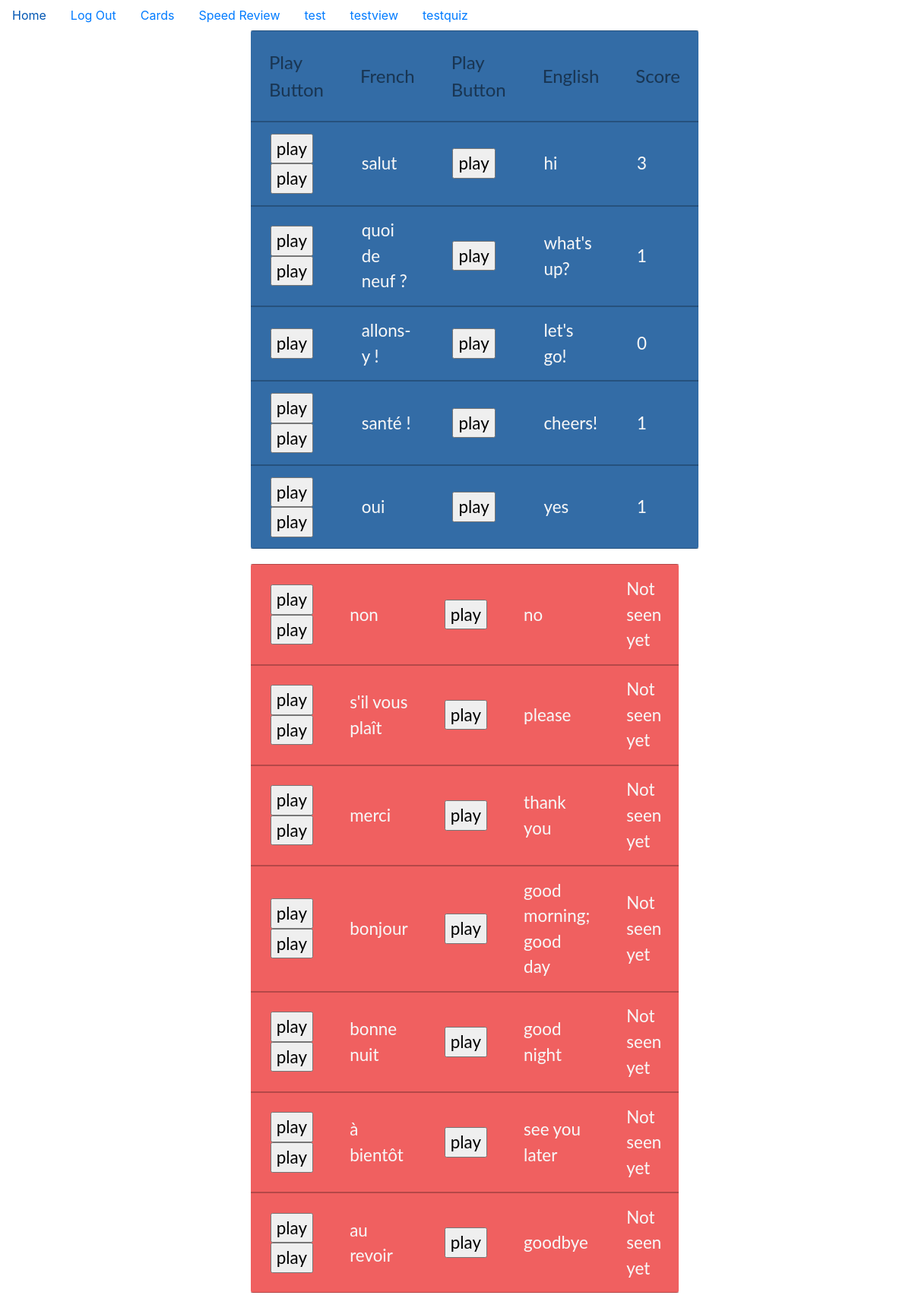
Page /card/view_all?userid=1 (signed in) on the committed database.
### prota/models.py (models this page shows, shortened)
class Card(db.Model):
    __tablename__ = 'cards'
    id = db.Column(db.Integer,primary_key=True)
    fr = db.Column(db.Text)
    eng = db.Column(db.Text)
    fr_snd = db.Column(db.Text)
    eng_snd = db.Column(db.Text)

class Score(db.Model):
    __tablename__ = 'score'
    id = db.Column(db.Integer, primary_key=True)
    userid = db.Column(db.Integer,db.ForeignKey('users.id'))
    cardid = db.Column(db.Integer, db.ForeignKey('cards.id'))
    score = db.Column(db.Integer,default=0)

### prota/card/views.py (the view)
@card_blueprint.route('view_all',methods=['GET','POST'])
def view_all():
    userid = request.args.get('userid', None)
    cardscore = db.session.query(Card, Score).join(Card).filter(userid == Score.userid)
    cards = Card.query.all()
    for item in cardscore:
        if item[0] in cards:
            cards.pop(cards.index(item[0]))
    return render_template('view_all.html',cards=cards,cardscore=cardscore)

### prota/models.py (called while the page is built)
@login_manager.user_loader
def load_user(user_id):
    return User.query.get(user_id)

### prota/card/templates/card/view_all.html (shortened to what this page needs)
{% extends "base.html" %}
{% block content %}
<head>
    <link rel="stylesheet" href="{{ url_for('static', filename='css/cards/view_all.css') }}">
</head>
    {% if current_user.is_authenticated %}
        <div class="container">
        <div class="row">
        <div class="col"></div>
        <div class="col-md-6">
        <table class="flat-table flat-table-1">
          <tr>
            <th>Play Button</th>
            <th>French</th>
            <th>Play Button</th>
            <th>English</th>
            <th>Score</th>
          </tr>
          {% for card in cardscore %}
              <tr>
            <td>
            {% for line in card[0].fr_snd.split(',')  %}
            <input type="button" class="button" value="play" onclick="play('../{{line}}')">
            {% endfor %}
            </td>
            <td>{{card[0].fr}}</td>
            <td><input type="button" class="button" value="play" onclick="play('../{{card[0].eng_snd}}')"></td>
            <td>{{card[0].eng}}</td>
            <td>{{card[1].score}}</td>
              </tr>
          {% endfor %}
        </table>
        <table class="flat-table flat-table-2">
          {% for card in cards %}
          <tr>
            <td>
            {% for line in card.fr_snd.split(',')  %}
            <input type="button" class="button" value="play" onclick="play('../{{line}}')">
            {% endfor %}
            </td>
            <td>{{card.fr}}</td>
            <td><input type="button" class="button" value="play" onclick="play('../{{card.eng_snd}}')"></td>
            <td>{{card.eng}}</td>
            <td>Not seen yet</td>
          </tr>
          {% endfor %}
        </table>
        </div>
        <div class="col">
        </div>
        </div>
        </div>
    {% endif %}
{% endblock %}

### prota/static/css/cards/view_all.css (style rules this page uses)
.flat-table { margin-bottom: 20px; border-collapse:collapse; font-family: 'Lato', Calibri, Arial, sans-serif; border: none; border-radius: 3px; -webkit-border-radius: 3px; -moz-border-radius: 3px; }
.flat-table th, .flat-table td { box-shadow: inset 0 -1px rgba(0,0,0,0.25), inset 0 1px rgba(0,0,0,0.25); }
.flat-table th { font-weight: normal; -webkit-font-smoothing: antialiased; padding: 1em; color: rgba(0,0,0,0.45); text-shadow: 0 0 1px rgba(0,0,0,0.1); font-size: 1.5em; }
.flat-table td { color: #f7f7f7; padding: 0.7em 1em 0.7em 1.15em; text-shadow: 0 0 1px rgba(255,255,255,0.1); font-size: 1.4em; }
.flat-table tr { -webkit-transition: background 0.3s, box-shadow 0.3s; -moz-transition: background 0.3s, box-shadow 0.3s; transition: background 0.3s, box-shadow 0.3s; }
.flat-table-1 { background: #336ca6; }
.flat-table-2 { background: #f06060; }

### rows in the picture
Card: fr "salut", eng "hi", score "3"
Card: fr "quoi de neuf ?", eng "what's up?", score "1"
Card: fr "allons-y !", eng "let's go!", score "0"
Card: fr "santé !", eng "cheers!", score "1"
Card: fr "oui", eng "yes", score "1"
Card: fr "non", eng "no"
Card: fr "s'il vous plaît", eng "please"
Card: fr "merci", eng "thank you"
Card: fr "bonjour", eng "good morning; good day"
Card: fr "bonne nuit", eng "good night"
Card: fr "à bientôt", eng "see you later"
Card: fr "au revoir", eng "goodbye"
